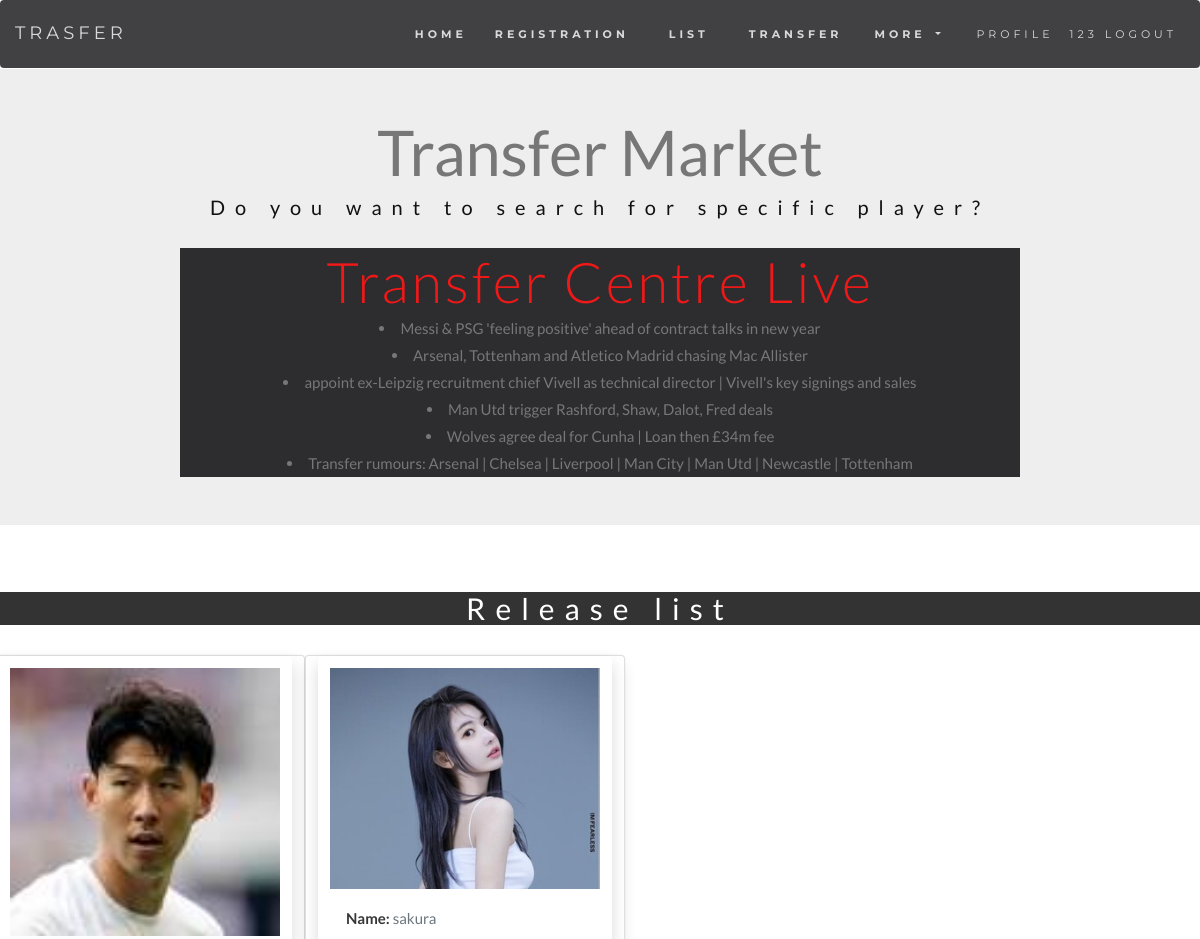
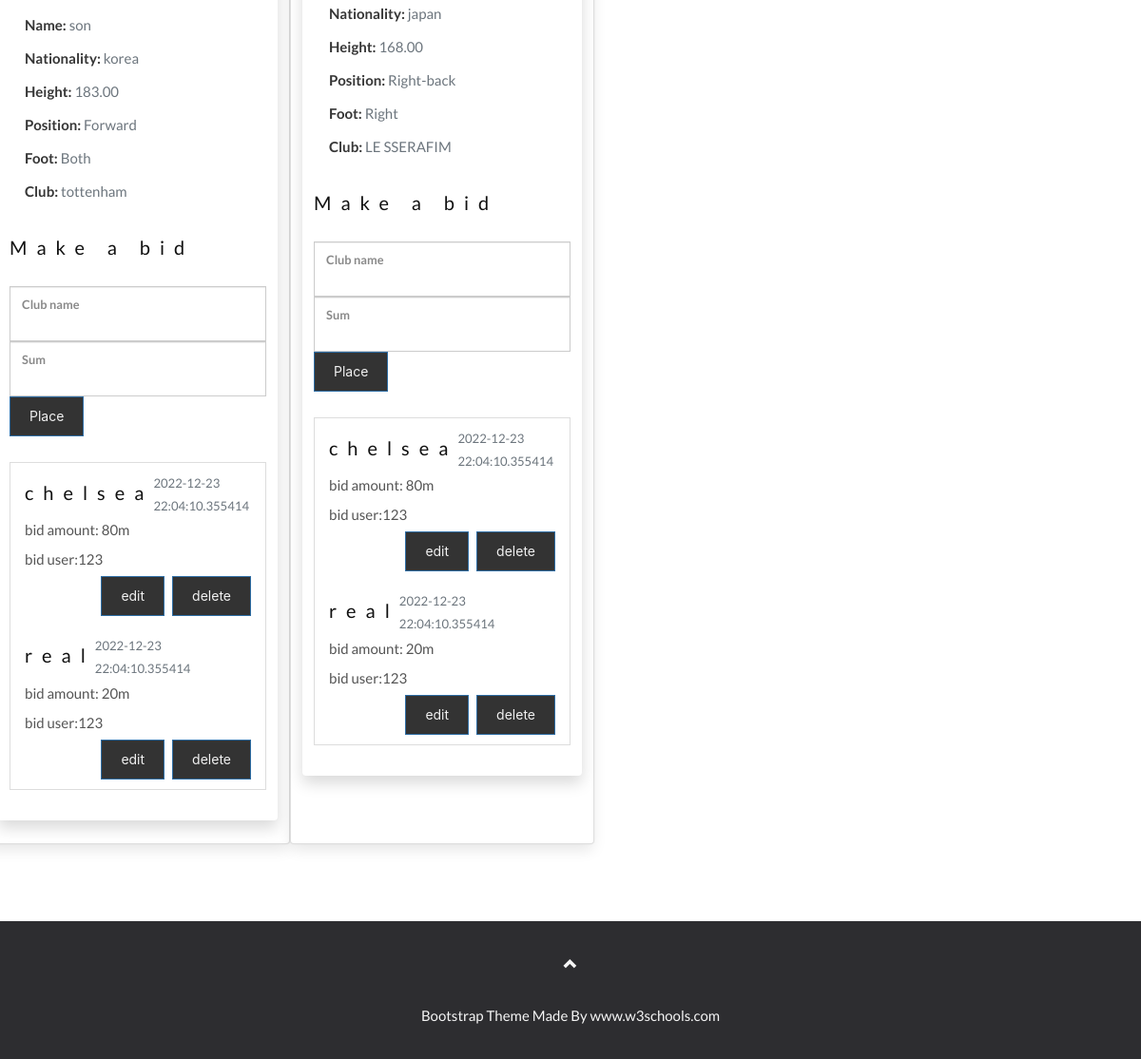
The app's page /market (signed in) with its own data (2 pictures, top to bottom).
### app/models.py (models this page shows, shortened)
class User(UserMixin, db.Model):
    id      = db.Column(db.Integer, primary_key=True)
    username= db.Column(db.String(64), unique=True)
    email   = db.Column(db.String(64), unique=True, index=True)
    password_hash = db.Column(db.String(128))
    bids     = db.relationship('Bid', backref ='Bidder')
    players  = db.relationship('Player', backref ='Registerer')
    role_id = db.Column(db.Integer, db.ForeignKey('roles.id'))
    last_seen = db.Column(db.DateTime(), default=datetime.utcnow)
    member_since = db.Column(db.DateTime(), default=datetime.utcnow)
    league      = db.Column(db.Enum(League, values_callable=lambda x: [str(member.value) for member in League]), nullable=True)
    stadium     = db.Column(db.String(50), nullable=True)
    capacity    = db.Column(db.Enum(Capacity, values_callable=lambda x: [str(member.value) for member in Capacity]), nullable=True)
    location    = db.Column(db.String(64))
    manager     = db.Column(db.String(20), nullable=True)
    founded     = db.Column(db.DateTime, nullable=True)
    telephone   = db.Column(db.Numeric(15), nullable=True)
    emblem      = db.Column(db.String, nullable=True)
    @property
    def password(self):
        raise AttributeError('Password can not be read')
    def ping(self):
        self.last_seen = datetime.utcnow()
        db.session.add(self)
        db.session.commit()

class Player(db.Model):
    id          = db.Column(db.Integer, primary_key=True)
    name        = db.Column(db.String(50), nullable=False)
    nationality = db.Column(db.String(15), index=True, nullable=False)
    birth       = db.Column(db.Date, nullable=False)
    height      = db.Column(db.Numeric(10,2), nullable=False)
    position    = db.Column(db.Enum(PositionType, values_callable=lambda x: [str(member.value) for member in PositionType]), nullable=False)
    foot        = db.Column(db.String, nullable=False)
    club        = db.Column(db.String(30))
    status      = db.Column(db.Boolean, default= False)
    profile_pic = db.Column(db.String, nullable=False)
    user_id     =db.Column(db.Integer, db.ForeignKey("user.id")) # table name is usually stored in lowercase
    bids        = db.relationship('Bid', backref='user')

class Bid(db.Model):
    id = db.Column(db.Integer, primary_key = True)
    club = db.Column(db.String(50))
    bid_amount  = db.Column(db.String(20), nullable=False)
    datetime = db.Column(db.DateTime, default=datetime.now(), onupdate=datetime.now())
    user_id = db.Column(db.Integer, db.ForeignKey('user.id'))
    player_id   = db.Column(db.Integer, db.ForeignKey("player.id"))

### app/main/views.py (the view, shortened to what this page needs)
@main.route('/market', methods=['GET','POST'])
@login_required
def market():
    transfer_list = Player.query.filter_by(status=True).all()
    return render_template('market.html', transfer_list = transfer_list)

### app/auth/views.py (called while the page is built)
@auth.before_app_request
def before_request():
    if current_user.is_authenticated:
        current_user.ping()

### app/main/__init__.py (called while the page is built)
@main.app_context_processor
def inject_permissions():
    return dict(Permission=Permission)

### app/models.py (called while the page is built)
@login_manager.user_loader
def load_user(user_id):
    return User.query.get(int(user_id))

### app/templates/market.html (shortened to what this page needs)
{% extends "base.html" %}
{% block content %}
<div class="jumbotron text-center">
  <h1 >Transfer Market</h1>
  <h3>Do you want to search for specific player?</h3>
  <div class="d-flex justify-content-center"">
    <div class="container3">
      <h5 class="display-4">Transfer Centre Live</h5>
      <li>Messi & PSG 'feeling positive' ahead of contract talks in new year</li>
      <li>Arsenal, Tottenham and Atletico Madrid chasing Mac Allister</li>
      <li>appoint ex-Leipzig recruitment chief Vivell as technical director | Vivell's key signings and sales</li>
      <li>Man Utd trigger Rashford, Shaw, Dalot, Fred deals</li>
      <li>Wolves agree deal for Cunha | Loan then £34m fee</li>
      <li>Transfer rumours: Arsenal | Chelsea | Liverpool | Man City | Man Utd | Newcastle | Tottenham</li>
    </div>
  </div>
</div>
<br>
<h4 class="text-center">Release list</h4>
    <div class="row row-cols-1 row-cols-md-2" style="max-width: 40rem">
        {% for player in transfer_list %}
        <div class="card">
            <div class="shadow p-3 mb-5 bg-white rounded" style="max-width: 20rem ">
                    <img src="{{player.profile_pic}}"  style="width:100%" >
                <div class="card-body text-secondary">
                    <p class="card-title"><strong>Name:       </strong> {{player.name}}</p>
                    <p class="card-title"><strong>Nationality:</strong> {{player.nationality}}</p>
                    <p class="card-title"><strong>Height:     </strong> {{player.height}}</p>
                    <p class="card-title"><strong>Position:   </strong> {{player.position.value}}</p>
                    <p class="card-title"><strong>Foot:       </strong> {{player.foot}}</p>
                    <p class="card-title"><strong>Club:       </strong> {{player.club}}</p>
                </div>
                <form action="" method="post">
                    <h3 class="center">Make a bid</h3>
                    <div class="form-floating">
                        <input name="bid-club" type="text" class="form-control" id="bid-club">
                        <label for="bid-club">Club name</label>
                    </div>
                    <div class="form-floating">
                        <input name="bid-sum" class="form-control"id="bid-sum"></input>
                        <label for="bid-sum">Sum</label>
                    </div>
                    <button type="submit" class="btn btn-primary">Place</button>
                </form>
                <br>
                <div class="list-group">
                    {% for bid in current_user.bids %}
                    <a href="#" class="list-group-item list-group-item-action">
                    <div class="d-flex w-100 justify-content-between">
                        <h3 class="mb-2">{{bid.club}}</h3>
                        <small class="text-muted">{{bid.datetime}}</small>
                    </div>
                    <p class="mb-1">bid amount:  {{bid.bid_amount}}</p>
                    <p class="mb-1">bid user:{{current_user.username}}</p>
                    <div class="d-grid gap-2 d-md-flex justify-content-md-end">
                        <button class="btn btn-primary" type="button" onclick="showUpdateBideModal({{ bid.id }})">edit</button>
                        <button class="btn btn-primary" type="button" onclick="deleteBid({{ bid.id }})">delete</button>
                    </div>
                    </a>
                    {% endfor %}
                </div>
            </div>
        </div>
        {% endfor %}
    </div>
<br>
<br>
{% endblock content %}

### app/templates/base.html (shortened to what this page needs)
<!DOCTYPE html>
<html lang="en">
<head>
    <link href="https://cdn.jsdelivr.net/npm/bootstrap@5.1.2/dist/css/bootstrap.min.css"
    rel="stylesheet"
>
    <link rel="stylesheet" href="https://maxcdn.bootstrapcdn.com/bootstrap/3.4.1/css/bootstrap.min.css">
    <link rel="stylesheet" href="https://cdnjs.cloudflare.com/ajax/libs/bulma/0.7.2/css/bulma.min.css" />
    <link rel="stylesheet" type="text/css" href="./static/css/style.css">
</head>
<body id="myPage" data-spy="scroll" data-target=".navbar" data-offset="50">
    {% include "_navbar.html" %}
        <div class="row">
            <div class = "col-md-8">
            </div>
        </div>
        {% block content %}{% endblock %}
    <br>
    <footer class="text-center">
    <a class="up-arrow" href="#myPage" data-toggle="tooltip" title="TO TOP">
        <span class="glyphicon glyphicon-chevron-up"></span>
    </a><br><br>
    <p>Bootstrap Theme Made By <a href="https://www.w3schools.com" data-toggle="tooltip" title="Visit w3schools">www.w3schools.com</a></p>
    </footer>
</body>
</html>

### app/templates/_navbar.html (shortened to what this page needs)
<nav class="navbar navbar-expand-sm navbar-light ">
    <div class="container-fluid ">
        <a class="navbar-brand" href="/">Trasfer</a>
        <div class="collapse navbar-collapse " id="navbarNavDarkDropdown">
            <ul class="navbar-nav navbar-right">
                <li class="nav-item"><a class="nav-link" href="/"><strong>Home</strong></a></li>
                <li class="nav-item px-3"><a class="nav-link" href="/player_regi"><strong>Registration</strong></a></li>
                <li class="nav-item px-3"><a class="nav-link" href="/player_list"><strong>List</strong></a></li>
                <li class="nav-item px-3"><a class="nav-link" href="/market"><strong>Transfer</strong></a></li>
                <li class="nav-item dropdown">
                    <a class="nav-link dropdown-toggle px-3" href="#" id="navbarDarkDropdownMenuLink" role="button" data-bs-toggle="dropdown" aria-expanded="false">
                        <strong>MORE</strong>
                    </a>
                </li>
            </ul>
        </div>
        <div class="collapse navbar-collapse flex-grow-0" id="navbarNav">
            {% if current_user.is_authenticated %}
                <ul class="nav navbar-nav">
                    <li class="nav-item">
                        <a class="nav-link" href="{{ url_for('main.user', username=current_user.username) }}">
                            profile
                        </a>
                    </li>
                </ul>
                <ul class="nav navbar-nav navbar-right">
                    <li class="nav-item">
                        <a class="nav-link" href="{{ url_for('auth.logout') }}">
                            {{ current_user.username }} logout
                        </a>
                    </li>
                </ul>
            {% else %}
            <ul class="nav navbar-nav navbar-right">
                <li class="nav-item"><a class="nav-link" href="{{ url_for('auth.login') }}">login</a></li>
            </ul>
            {%endif %}
    </div>
    </nav>

### app/static/css/style.css (style rules this page uses)
body { font: 400 15px/1.8 Lato, sans-serif; color: #777; }
h1 { color: #111; }
h3, h4 { margin: 10px 0 30px 0; letter-spacing: 10px; font-size: 20px; color: #111; }
h5 { color: rgb(241, 24, 24); font-size: 60px; letter-spacing: 3px; }
.container3 { background-color: #2d2d30; width: 70%; }
.list-group-item:first-child { border-top-right-radius: 0; border-top-left-radius: 0; }
.list-group-item:last-child { border-bottom-right-radius: 0; border-bottom-left-radius: 0; }
.btn { padding: 10px 20px; background-color: #333; color: #f1f1f1; border-radius: 0; transition: .2s; }
.modal-header, h4, .close { background-color: #333; color: #fff !important; text-align: center; font-size: 30px; }
.navbar { z-index: 999; text-transform: uppercase; font-family: Montserrat, sans-serif; margin-bottom: 0; background-color: #2d2d30; border: 0; font-size: 11px !important; letter-spacing: 4px; opacity: 0.9; }
.navbar li a, .navbar .navbar-brand { color: #d5d5d5 !important; }
footer { background-color: #2d2d30; color: #f5f5f5; padding: 32px; }
footer a { color: #f5f5f5; }
.form-control { border-radius: 0; }
.card { display:inline-block; align-content: space-between; }

### records on screen
User: username "123"
Player: shows a picture, name "son", nationality "korea", height "183.00", position.value "Forward", foot "Both", club "tottenham"
Bid: club "chelsea", datetime "2022-12-23 22:04:10.355414", bid_amount "80m"
Bid: club "real", datetime "2022-12-23 22:04:10.355414", bid_amount "20m"
Player: shows a picture, name "sakura", nationality "japan", height "168.00", position.value "Right-back", foot "Right", club "LE SSERAFIM"
